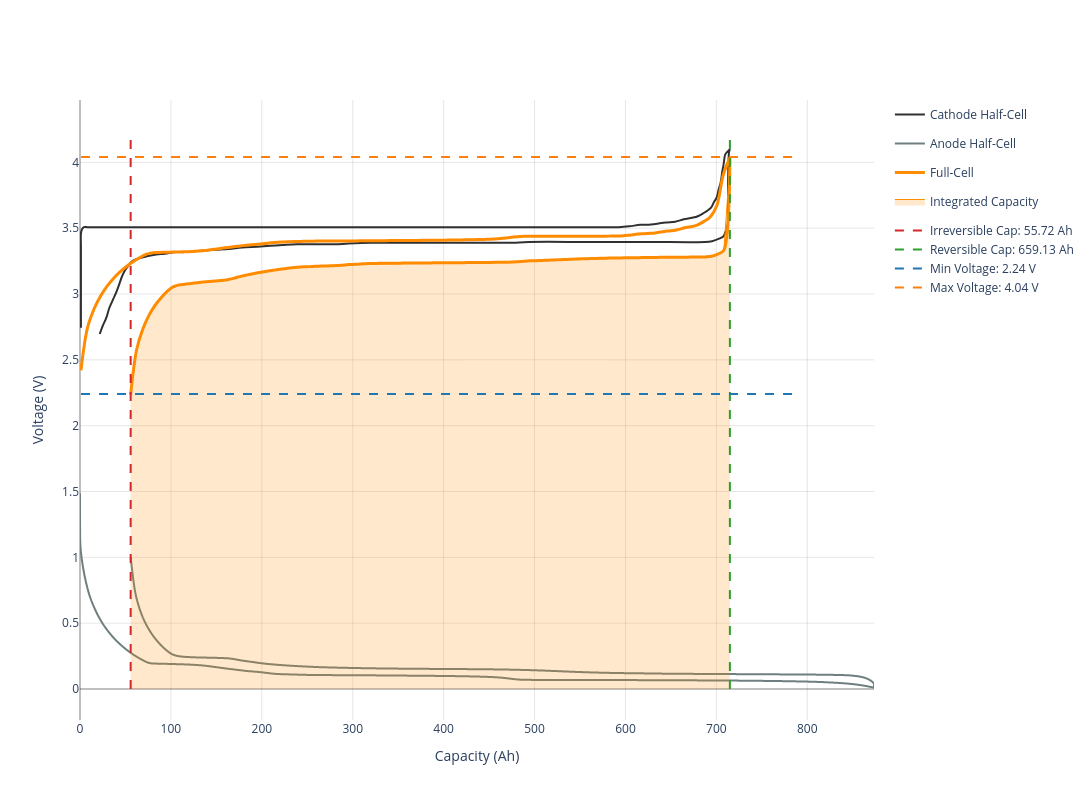

Write notebook code for a chart like this one.
### Code cell
cell.get_capacity_plot(width=1300, height=800).show()
